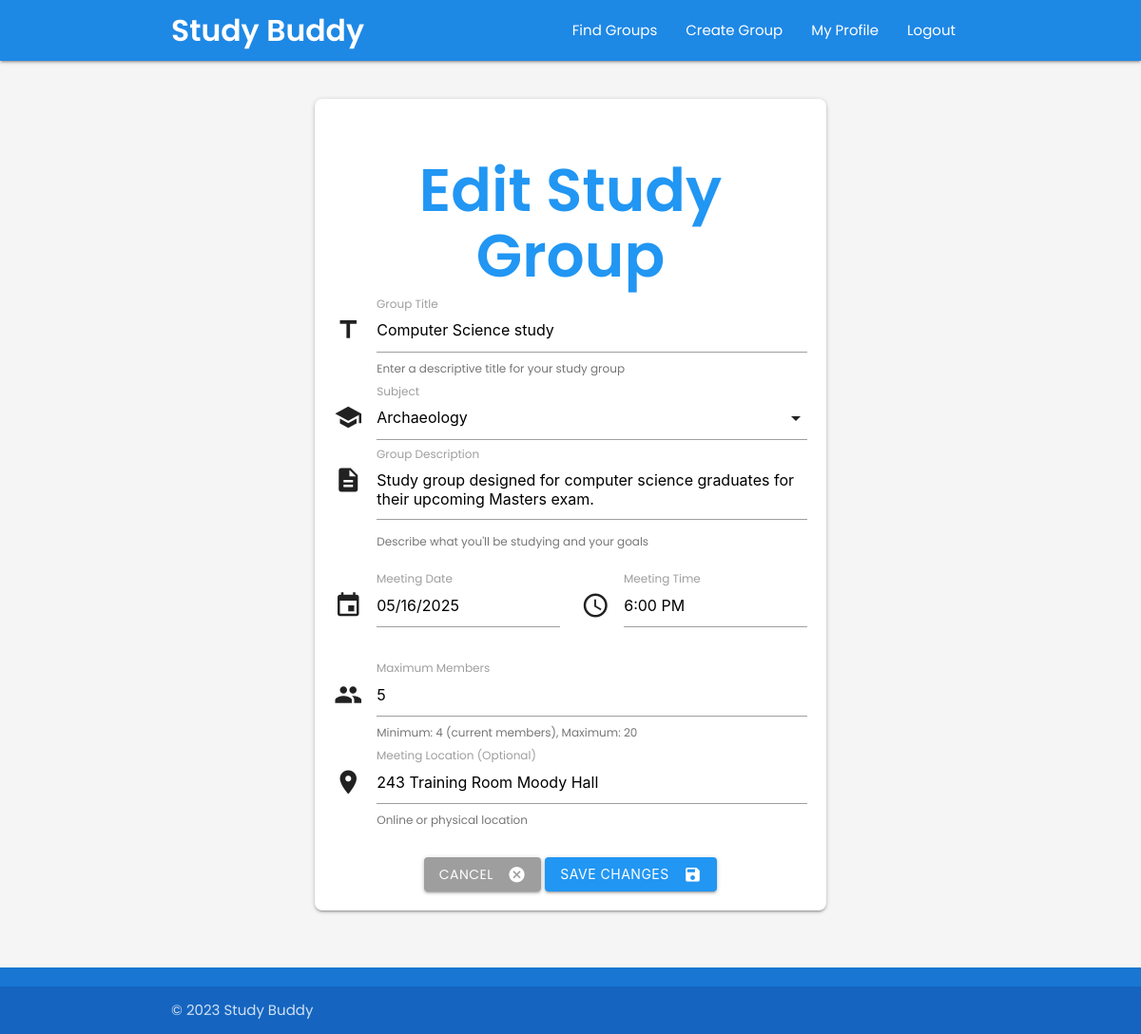
Page /edit_group/2 (signed in) on the committed database.
### userDashboard/models.py (models this page shows, shortened)
class StudyGroup(models.Model):
    title = models.CharField(max_length=100)
    description = models.TextField()
    subject = models.ForeignKey(Subject, on_delete=models.CASCADE, related_name='study_groups')
    host = models.ForeignKey(settings.AUTH_USER_MODEL, on_delete=models.CASCADE, related_name='hosted_groups')
    members = models.ManyToManyField(settings.AUTH_USER_MODEL, through='GroupMembership', related_name='joined_groups')
    max_members = models.PositiveIntegerField(default=8)
    meeting_date = models.DateField()
    meeting_time = models.TimeField()
    meeting_location = models.CharField(max_length=255, blank=True)
    created_at = models.DateTimeField(auto_now_add=True)
    updated_at = models.DateTimeField(auto_now=True)
    @property
    def current_member_count(self):
        return self.members.count()
    class Meta:
        ordering = ['meeting_date', 'meeting_time']

### userDashboard/views.py (the view, shortened to what this page needs)
# urls.py: path('edit_group/<int:group_id>', views.edit_group, name='edit_group'),
@login_required
def edit_group(request, group_id):
    try:
        group = StudyGroup.objects.get(id=group_id)
        if group.host != request.user:
            messages.error(request, "Only the host can edit the group details.")
            return redirect('group_details', group_id=group_id)
        subjects = Subject.objects.all().order_by('name')
        return render(request, 'userDashboard/edit_group.html', {
            'group': group,
            'subjects': subjects
        })
    except StudyGroup.DoesNotExist:
        messages.error(request, "Study group not found.")
        return redirect('dashboard')

### userDashboard/templates/userDashboard/edit_group.html (shortened to what this page needs)
<!DOCTYPE html>
<html lang="en">
<head>
  <link rel="stylesheet" href="https://cdnjs.cloudflare.com/ajax/libs/materialize/1.0.0/css/materialize.min.css">
</head>
<body>
  <header>
    <div class="navbar-fixed">
      <nav class="blue darken-1">
        <div class="nav-wrapper container">
          <a href="{% url 'dashboard' %}" class="brand-logo">Study Buddy</a>
          <ul class="right hide-on-med-and-down">
            <li><a href="{% url 'dashboard' %}">Find Groups</a></li>
            <li><a href="{% url 'create_group' %}">Create Group</a></li>
            <li><a href="{% url 'profile' %}">My Profile</a></li>
            <li><a href="{% url 'logout' %}">Logout</a></li>
          </ul>
        </div>
      </nav>
    </div>
  </header>
  <main id="main-content" class="container">
    <div class="row">
      <div class="col s12 m8 offset-m2">
        <div class="form-card card">
          <h1 class="page-title center-align">Edit Study Group</h1>
          <form method="POST" action="{% url 'edit_group' group.id %}">
            <div class="input-field">
              <i class="material-icons prefix">title</i>
              <input id="group_title" name="group_title" type="text" class="validate" value="{{ group.title }}" required aria-required="true">
              <label for="group_title" class="active">Group Title</label>
              <span class="helper-text">Enter a descriptive title for your study group</span>
            </div>
            <div class="input-field">
              <i class="material-icons prefix">school</i>
              <label for="subject">Subject</label>
            </div>
            <div class="input-field">
              <i class="material-icons prefix">description</i>
              <textarea id="description" name="description" class="materialize-textarea">{{ group.description }}</textarea>
              <label for="description" class="active">Group Description</label>
              <span class="helper-text">Describe what you'll be studying and your goals</span>
            </div>
            <div class="row">
              <div class="col s12 m6">
                <div class="input-field">
                  <i class="material-icons prefix">event</i>
                  <input id="meeting_date" name="meeting_date" type="text" class="datepicker" value="{{ group.meeting_date|date:'m/d/Y' }}" required aria-required="true">
                  <label for="meeting_date" class="active">Meeting Date</label>
                </div>
              </div>
              <div class="col s12 m6">
                <div class="input-field">
                  <i class="material-icons prefix">access_time</i>
                  <input id="meeting_time" name="meeting_time" type="text" class="timepicker" value="{{ group.meeting_time|time:'g:i A' }}" required aria-required="true">
                  <label for="meeting_time" class="active">Meeting Time</label>
                </div>
              </div>
            </div>
            <div class="input-field">
              <i class="material-icons prefix">group</i>
              <input id="max_members" name="max_members" type="number" min="{{ group.current_member_count }}" max="20" value="{{ group.max_members }}" required aria-required="true">
              <label for="max_members" class="active">Maximum Members</label>
              <span class="helper-text">Minimum: {{ group.current_member_count }} (current members), Maximum: 20</span>
            </div>
            <div class="input-field">
              <i class="material-icons prefix">location_on</i>
              <input id="location" name="location" type="text" value="{{ group.meeting_location }}">
              <label for="location" class="active">Meeting Location (Optional)</label>
              <span class="helper-text">Online or physical location</span>
            </div>
            <div class="submit-section">
              <a href="{% url 'group_details' group.id %}" class="btn waves-effect waves-light grey">
                Cancel
                <i class="material-icons right">cancel</i>
              </a>
              <button type="submit" class="btn waves-effect waves-light">
                Save Changes
                <i class="material-icons right">save</i>
              </button>
            </div>
          </form>
        </div>
      </div>
    </div>
  </main>
  <footer class="page-footer blue darken-2">
    <div class="footer-copyright blue darken-3">
      <div class="container">
        © 2023 Study Buddy
      </div>
    </div>
  </footer>
</body>
</html>

### userDashboard/templates/userDashboard/edit_group.html (style rules this page uses)
body { font-family: 'Poppins', sans-serif; display: flex; min-height: 100vh; flex-direction: column; background-color: #f5f5f5; }
main { flex: 1 0 auto; padding: 20px 0; }
.btn, .btn-large { background-color: #2196F3; border-radius: 4px; }
nav .brand-logo { font-weight: 600; }
.form-card { border-radius: 8px; padding: 20px; margin-top: 20px; margin-bottom: 20px; }
.page-title { font-weight: 600; margin-bottom: 20px; color: #2196F3; }
.input-field { margin-bottom: 20px; }
.submit-section { margin-top: 30px; text-align: center; }
.page-footer { background-color: #2196F3; }

### rows in the picture
StudyGroup: group_title "Computer Science study", description "Study group designed for computer science graduates for their upcoming Masters exam.", meeting_date "05/16/2025", meeting_time "6:00 PM", max_members "5", current_member_count "4", location "243 Training Room Moody Hall"
